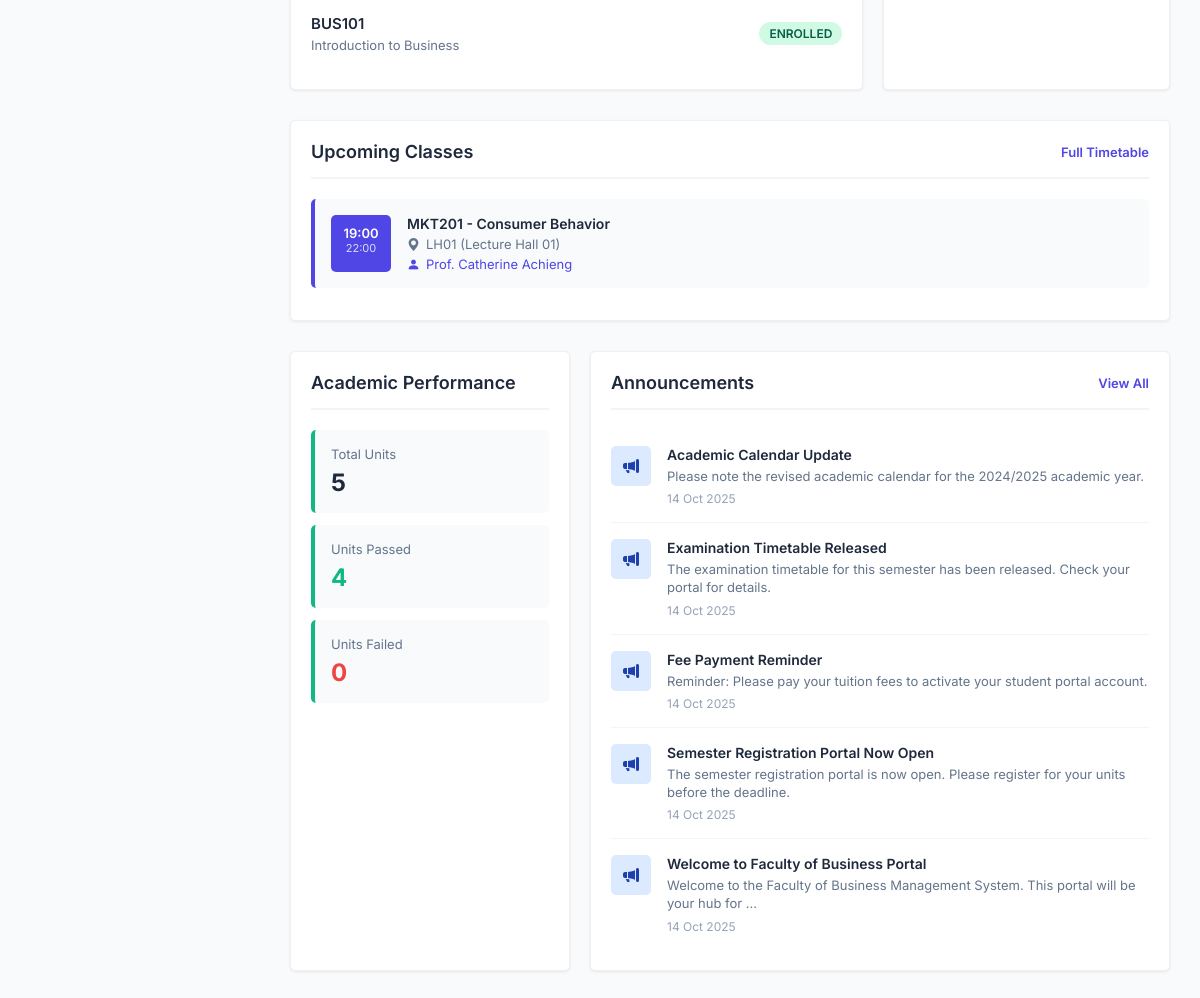
Before: /dashboard/student/ (signed in, lower part) with the older database file.
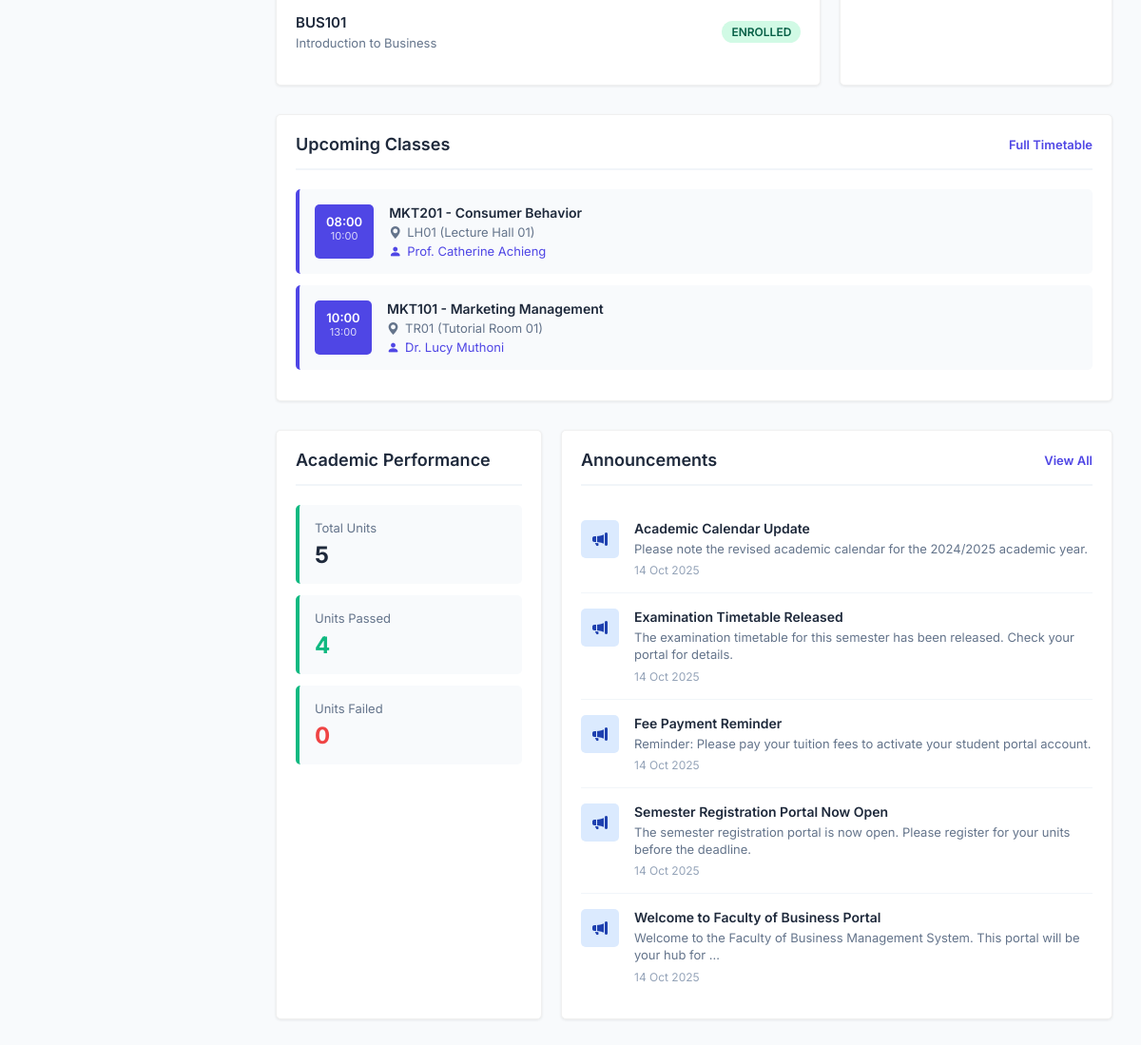
After: the same page with the newer database file.
### main_application/models.py (models this page shows, shortened)
class UnitEnrollment(models.Model):
    ENROLLMENT_STATUS = (
        ('ENROLLED', 'Enrolled'),
        ('DROPPED', 'Dropped'),
        ('COMPLETED', 'Completed'),
        ('FAILED', 'Failed'),
    )
    student = models.ForeignKey(Student, on_delete=models.CASCADE, related_name='enrollments')
    unit = models.ForeignKey(Unit, on_delete=models.CASCADE, related_name='enrollments')
    semester = models.ForeignKey(Semester, on_delete=models.CASCADE, related_name='enrollments')
    enrollment_date = models.DateTimeField(auto_now_add=True)
    status = models.CharField(max_length=20, choices=ENROLLMENT_STATUS, default='ENROLLED')
    class Meta:
        db_table = 'unit_enrollments'
        unique_together = ('student', 'unit', 'semester')
        ordering = ['-enrollment_date']

class Unit(models.Model):
    code = models.CharField(max_length=20, unique=True)
    name = models.CharField(max_length=200)
    description = models.TextField(blank=True)
    credit_hours = models.IntegerField(default=3)
    department = models.ForeignKey(Department, on_delete=models.CASCADE, related_name='units')
    is_core = models.BooleanField(default=True)  # Core or Elective
    prerequisites = models.ManyToManyField('self', symmetrical=False, blank=True, related_name='required_for')
    created_at = models.DateTimeField(auto_now_add=True)
    class Meta:
        db_table = 'units'
        ordering = ['code']

class TimetableSlot(models.Model):
    DAYS_OF_WEEK = (
        ('MONDAY', 'Monday'),
        ('TUESDAY', 'Tuesday'),
        ('WEDNESDAY', 'Wednesday'),
        ('THURSDAY', 'Thursday'),
        ('FRIDAY', 'Friday'),
        ('SATURDAY', 'Saturday'),
    )
    unit_allocation = models.ForeignKey(UnitAllocation, on_delete=models.CASCADE, related_name='timetable_slots')
    venue = models.ForeignKey(Venue, on_delete=models.PROTECT, related_name='timetable_slots')
    day_of_week = models.CharField(max_length=20, choices=DAYS_OF_WEEK)
    start_time = models.TimeField()
    end_time = models.TimeField()
    programme = models.ForeignKey(Programme, on_delete=models.CASCADE, related_name='timetable_slots')
    year_level = models.IntegerField(choices=Student.YEAR_LEVELS)
    created_by = models.ForeignKey(User, on_delete=models.PROTECT, related_name='created_timetables')
    created_at = models.DateTimeField(auto_now_add=True)
    is_active = models.BooleanField(default=True)
    class Meta:
        db_table = 'timetable_slots'
        ordering = ['day_of_week', 'start_time']

class UnitAllocation(models.Model):
    unit = models.ForeignKey(Unit, on_delete=models.CASCADE, related_name='allocations')
    lecturer = models.ForeignKey(Lecturer, on_delete=models.CASCADE, related_name='unit_allocations')
    semester = models.ForeignKey(Semester, on_delete=models.CASCADE, related_name='unit_allocations')
    programmes = models.ManyToManyField(Programme, related_name='unit_allocations')  # Which programmes this allocation covers
    is_active = models.BooleanField(default=True)
    allocated_date = models.DateTimeField(auto_now_add=True)
    class Meta:
        db_table = 'unit_allocations'
        unique_together = ('unit', 'lecturer', 'semester')
        ordering = ['-allocated_date']

class Venue(models.Model):
    VENUE_TYPES = (
        ('LECTURE_HALL', 'Lecture Hall'),
        ('TUTORIAL_ROOM', 'Tutorial Room'),
        ('LAB', 'Laboratory'),
        ('SEMINAR_ROOM', 'Seminar Room'),
    )
    name = models.CharField(max_length=100)
    code = models.CharField(max_length=20, unique=True)
    venue_type = models.CharField(max_length=20, choices=VENUE_TYPES)
    capacity = models.IntegerField()
    building = models.CharField(max_length=100)
    floor = models.CharField(max_length=20, blank=True)
    has_projector = models.BooleanField(default=False)
    has_computers = models.BooleanField(default=False)
    is_available = models.BooleanField(default=True)
    class Meta:
        db_table = 'venues'
        ordering = ['building', 'name']

class Lecturer(models.Model):
    user = models.OneToOneField(User, on_delete=models.CASCADE, primary_key=True, related_name='lecturer_profile')
    staff_number = models.CharField(max_length=50, unique=True)
    department = models.ForeignKey(Department, on_delete=models.PROTECT, related_name='lecturers')
    specialization = models.CharField(max_length=200, blank=True)
    office_location = models.CharField(max_length=100, blank=True)
    consultation_hours = models.TextField(blank=True)
    is_active = models.BooleanField(default=True)
    class Meta:
        db_table = 'lecturers'
        ordering = ['staff_number']

class User(AbstractUser):
    USER_TYPES = (
        ('STUDENT', 'Student'),
        ('LECTURER', 'Lecturer'),
        ('COD', 'Chairman of Department'),
        ('DEAN', 'Dean'),
        ('ICT_ADMIN', 'ICT Administrator'),
    )
    user_type = models.CharField(max_length=20, choices=USER_TYPES)
    phone_number = models.CharField(max_length=15, blank=True, null=True)
    profile_picture = models.ImageField(upload_to='profiles/', blank=True, null=True)
    is_active_user = models.BooleanField(default=True)
    date_joined = models.DateTimeField(auto_now_add=True)
    class Meta:
        db_table = 'users'

class Announcement(models.Model):
    PRIORITY_LEVELS = (
        ('LOW', 'Low'),
        ('NORMAL', 'Normal'),
        ('HIGH', 'High'),
        ('URGENT', 'Urgent'),
    )
    title = models.CharField(max_length=200)
    content = models.TextField()
    created_by = models.ForeignKey(User, on_delete=models.PROTECT, related_name='created_announcements')
    target_programmes = models.ManyToManyField(Programme, blank=True, related_name='announcements')
    target_year_levels = models.CharField(max_length=50, blank=True)  # Comma-separated: "1,2,3"
    priority = models.CharField(max_length=20, choices=PRIORITY_LEVELS, default='NORMAL')
    publish_date = models.DateTimeField(default=timezone.now)
    expiry_date = models.DateTimeField(null=True, blank=True)
    is_published = models.BooleanField(default=True)
    attachments = models.FileField(upload_to='announcements/', blank=True, null=True)
    created_at = models.DateTimeField(auto_now_add=True)
    class Meta:
        db_table = 'announcements'
        ordering = ['-publish_date']

### main_application/views.py (the view)
# urls.py: path('dashboard/student/', views.student_dashboard, name='student_dashboard'),
@login_required
def student_dashboard(request):
    if request.user.user_type != 'STUDENT':
        messages.error(request, 'Access denied. You do not have permission to view this page.')
        return redirect_to_dashboard(request.user)
    try:
        student = request.user.student_profile
        context = {
            'student': student,
            'current_semester': get_current_semester(),
            'enrolled_units': get_student_enrolled_units(student),
            'upcoming_classes': get_student_timetable(student),
            'recent_announcements': get_student_announcements(student),
            'fee_balance': get_student_fee_balance(student),
            'academic_performance': get_student_performance(student),
        }
        return render(request, 'dashboards/student_dashboard.html', context)
    except Exception as e:
        messages.error(request, f'Error loading dashboard: {str(e)}')
        return redirect('login')

### main_application/views.py (called while the page is built)
def get_current_semester():
    from .models import Semester
    try:
        return Semester.objects.filter(is_current=True).first()
    except:
        return None

def get_student_enrolled_units(student):
    from .models import UnitEnrollment
    current_semester = get_current_semester()
    if current_semester:
        return UnitEnrollment.objects.filter(
            student=student,
            semester=current_semester,
            status='ENROLLED'
        ).select_related('unit')
    return []

def get_student_timetable(student):
    from .models import TimetableSlot
    current_semester = get_current_semester()
    if current_semester:
        return TimetableSlot.objects.filter(
            programme=student.programme,
            year_level=student.current_year,
            unit_allocation__semester=current_semester,
            is_active=True
        ).select_related('unit_allocation__unit', 'venue').order_by('day_of_week', 'start_time')[:5]
    return []

### templates/dashboards/student_dashboard.html (shortened to what the changed rows need)
{% extends 'student_base.html' %}
{% block extra_css %}
<link rel="stylesheet" href="https://cdn.jsdelivr.net/npm/bootstrap-icons@1.10.0/font/bootstrap-icons.css">
{% endblock %}
{% block content %}
<div class="grid-2">
    <div class="section-container">
        {% if enrolled_units %}
            {% for enrollment in enrolled_units %}
            <div class="unit-item">
                <div class="unit-info">
                    <div class="unit-code">{{ enrollment.unit.code }}</div>
                    <div class="unit-name">{{ enrollment.unit.name }}</div>
                </div>
                <span class="unit-status">{{ enrollment.status }}</span>
            </div>
            {% endfor %}
        {% else %}
            <div class="empty-state">
                <div class="empty-icon"><i class="bi bi-inbox"></i></div>
                <div class="empty-text">No units enrolled this semester</div>
            </div>
        {% endif %}
    </div>
</div>
<div class="section-container">
    {% if upcoming_classes %}
        {% for slot in upcoming_classes %}
        <div class="timetable-item">
            <div class="time-box">
                <div class="time-start">{{ slot.start_time|time:"H:i" }}</div>
                <div class="time-end">{{ slot.end_time|time:"H:i" }}</div>
            </div>
            <div class="class-details">
                <div class="class-unit">{{ slot.unit_allocation.unit.code }} - {{ slot.unit_allocation.unit.name }}</div>
                <div class="class-venue">
                    <i class="bi bi-geo-alt-fill"></i>
                    {{ slot.venue.code }} ({{ slot.venue.name }})
                </div>
                <div class="class-venue" style="margin-top: 4px; color: #4F46E5;">
                    <i class="bi bi-person-fill"></i>
                    {{ slot.unit_allocation.lecturer.user.get_full_name }}
                </div>
            </div>
        </div>
        {% endfor %}
    {% else %}
        <div class="empty-state">
            <div class="empty-icon"><i class="bi bi-calendar"></i></div>
            <div class="empty-text">No classes scheduled</div>
        </div>
    {% endif %}
</div>
<div class="grid-3">
    <div class="section-container" style="grid-column: span 2;">
        {% if recent_announcements %}
            {% for announcement in recent_announcements %}
            <div class="announcement-item">
                <div class="announcement-icon">
                    <i class="bi bi-megaphone-fill"></i>
                </div>
                <div class="announcement-content">
                    <div class="announcement-title">{{ announcement.title }}</div>
                    <div class="announcement-text">{{ announcement.content|truncatewords:15 }}</div>
                    <div class="announcement-date">{{ announcement.publish_date|date:"d M Y" }}</div>
                </div>
            </div>
            {% endfor %}
        {% else %}
            <div class="empty-state">
                <div class="empty-icon"><i class="bi bi-chat"></i></div>
                <div class="empty-text">No announcements at the moment</div>
            </div>
        {% endif %}
    </div>
</div>
{% endblock %}

Changed rows visible on the page:
changed TimetableSlot "MKT201": start_time "19:00" → "08:00"; end_time "22:00" → "10:00"
added TimetableSlot: start_time "10:00", end_time "13:00", unit_allocation.unit.code "MKT101", unit_allocation.unit.name "Marketing Management", venue.code "TR01", venue.name "Tutorial Room 01", unit_allocation.lecturer.user.get_full_name "Dr. Lucy Muthoni"
